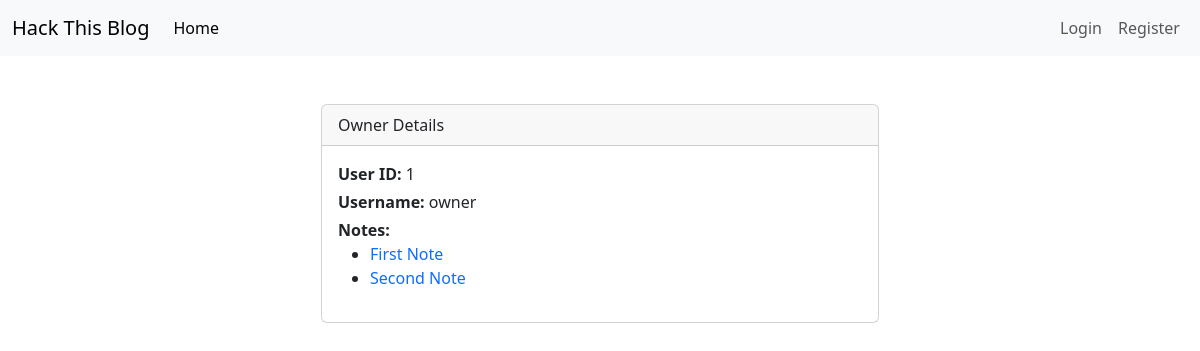
The page /profile.php?id=1 on the database its author committed.
### tables this page shows
CREATE TABLE `users` (
  `id` int(11) NOT NULL,
  `name` varchar(10) NOT NULL
);

CREATE TABLE `posts` (
  `id` int(11) NOT NULL,
  `title` varchar(255) NOT NULL,
  `content` text NOT NULL,
  `created_by` int(11) NOT NULL
);

### profile.php (the view, shortened to what this page needs)
<!DOCTYPE html>
<html lang="en">
<head>
   <link href="./assets/css/bootstrap.min.css" rel="stylesheet" />
</head>
<body>
   <?php include("navbar.php"); ?>
    <?php require("./koneksi/koneksiC.php") ?>
   <?php require("./koneksi/koneksiC_2.php") ?>
   <?php
      $id = $_GET["id"];
      $query_profile = "SELECT id, name FROM users WHERE id = " . $id . "";
      $result_profile = $conn->query($query_profile)->fetch_assoc();
       $user_id = $result_profile['id'] ?? "null";
       $query_note = "SELECT id, title FROM posts WHERE created_by = ". $user_id ."";
       $result_note = $conn_2->query($query_note);
   ?>
   <div class="container">
      <div class="card col-6 mt-5 mx-auto">
         <div class="card-header">Owner Details</div>
         <div class="card-body">
            <div class="mb-1">
               <b>User ID: </b> <?php echo $result_profile['id'] ?> <br>
            </div>
            <div class="mb-1">
               <b>Username: </b> <?php echo $result_profile['name'] ?> <br>
            </div>
            <div class="mb-1">
               <b>Notes: </b> <br>
               <ul>
                  <?php foreach($result_note as $rn) {?>
                  <li><a href="note.php?id=<?php echo $rn['id'] ?>" class="text-decoration-none"><?php echo $rn['title'] ?></a></li>
                  <?php } ?>
               </ul>
            </div>
         </div>
      </div>
   </div>
</body>
</html>

### navbar.php (shortened to what this page needs)
<nav class="navbar navbar-expand-lg bg-body-tertiary">
  <div class="container-fluid">
    <a class="navbar-brand" href="#">Hack This Blog</a>
    <div class="collapse navbar-collapse" id="navbarNav">
      <ul class="navbar-nav me-auto mb-2 mb-lg-0">
        <li class="nav-item">
          <a href="./home.php" class="nav-link active" aria-current="page">Home</a>
        </li>
      </ul>
      <ul class="navbar-nav ms-auto mb-2 mb-lg-0">
        <li class="nav-item ">
          <a href="./index.php" class="nav-link" aria-disabled="true">Login</a>
        </li>
        <li>
          <a href="./register.php" class="nav-link" aria-disabled="true">Register</a>
        </li>
      </ul>
    </div>
  </div>
</nav>

### rows shown on the page
users: id "1", name "owner"
posts: title "First Note"
posts: title "Second Note"
